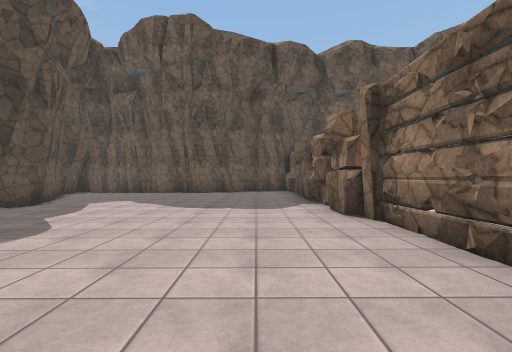
View 1 (above)

14 first-person views from a walk through a scene from a Unity 3-D project. The camera is 1.3 m above the floor, looks level and sees 85° across. Doors are open. The floor is counted in squares, 2 m on a side. Each view is taken from the middle of a square. On the plan, view 1 faces up. The plan holds only what a view shows up to about 9 squares ahead; the rest is blank. The place goes on beyond the plan. The player is left out. Some surface patterns are stand-ins.

View 2
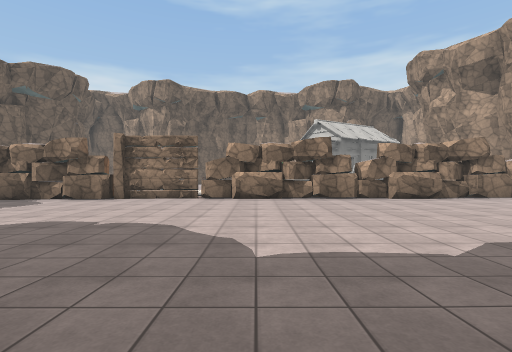

View 3
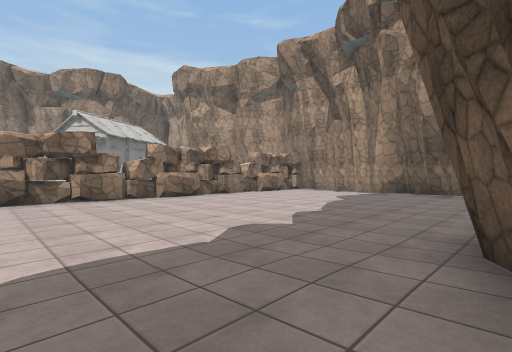

View 4
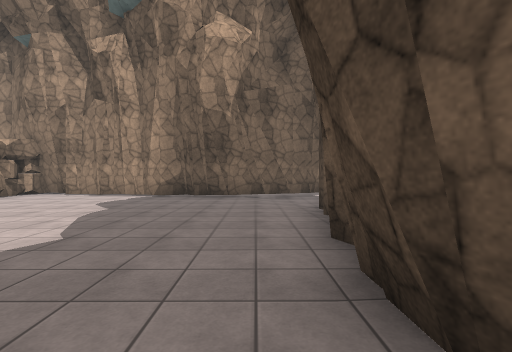

View 5
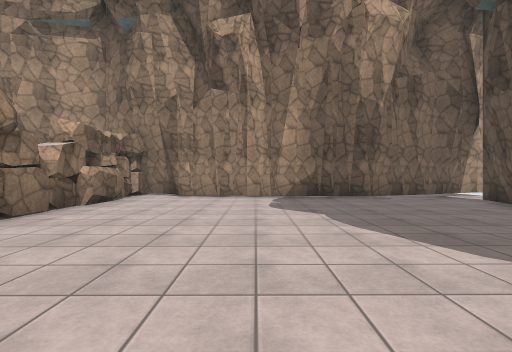

View 6
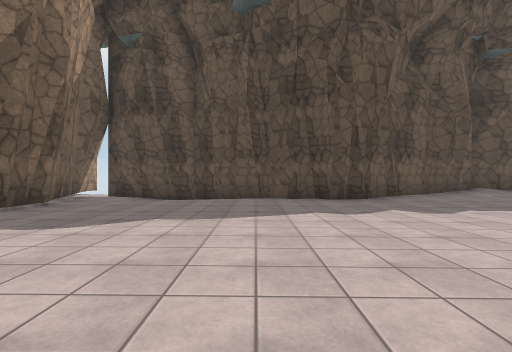

View 7
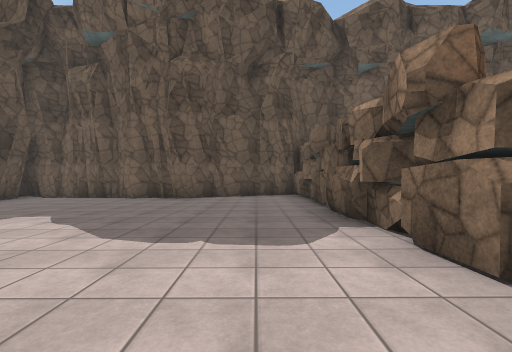

View 8
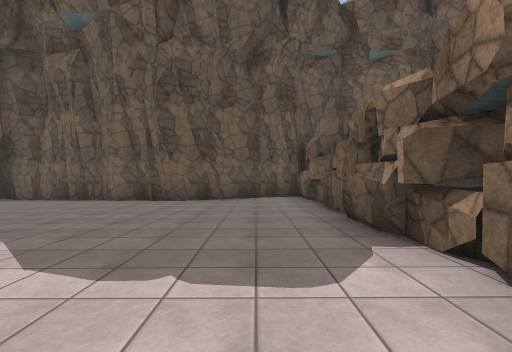

View 9
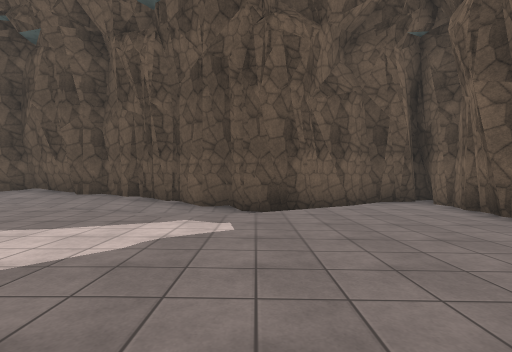

View 10
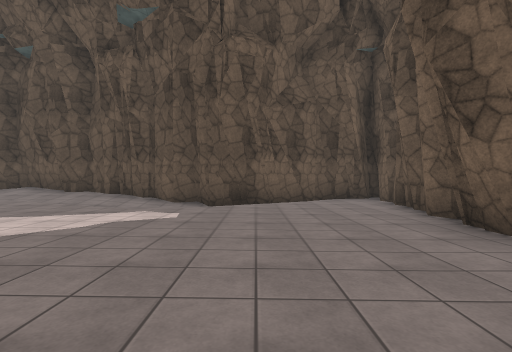

View 11
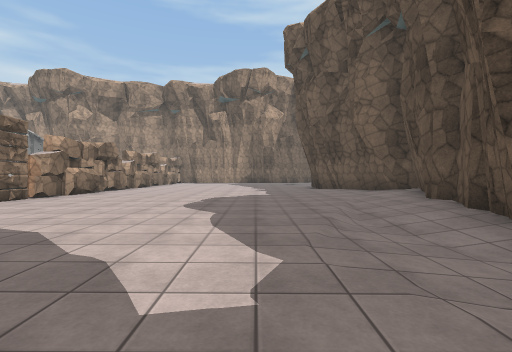

View 12
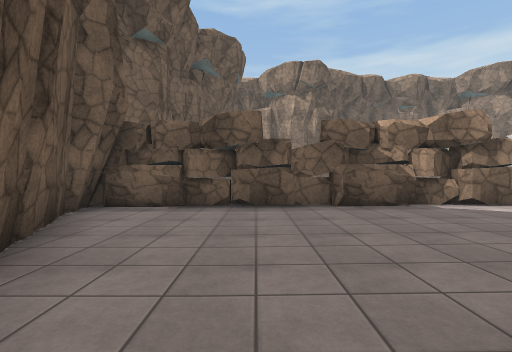

View 13
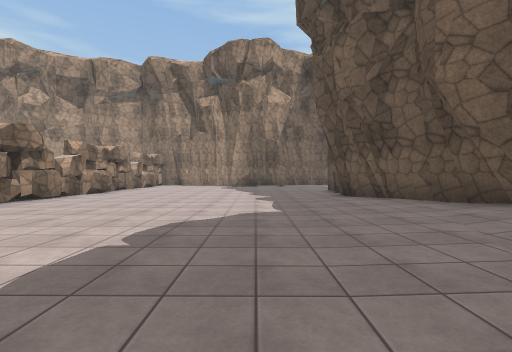

View 14
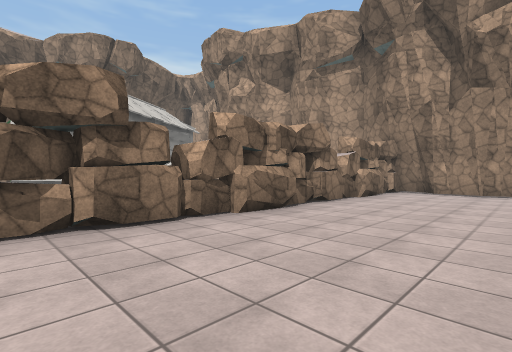

### Floor plan
Key: @ floor where view 1 was taken; # wall or solid block; . main floor; : floor 0.25 m higher than the main floor; - floor 0.25 m lower than the main floor; / step, stairs or slope; D open door.
Columns run from 8 left of view 1 to 2 right of it. Each row starts with its distance up from view 1.
 13 ##### #####
 12 #---###...#
 11 #------...#
 10 ##-----...#
  9  #/--.....#
  8  #/.......#
  7  #--......#
  6  #-/......#
  5  #//......#
  4 ##/.......#
  3 #//.......#
  2 D/........#
  1 D/........#
  0 #:......@.#
 -1 ##........#
 -2  #........#
 -3  #........#
 -4  #........#
 -5  #........#
 -6  #........#
 -7  #........#
 -8 ##........#
 -9 #.........#
-10 #.........#
-11 #.######..#
-12 ###    ####

Positions as (right, up) in squares from view 1, and headings:
1: (0, 0), facing up
2: (-7, 0), facing right
3: (-7, 0), facing down-right
4: (-6, -2), facing down
5: (-2, -3), facing down
6: (1, -6), facing left
7: (0, 3), facing up
8: (0, 4), facing up
9: (0, 8), facing left
10: (1, 9), facing left
11: (-4, 9), facing down
12: (-4, 10), facing right
13: (-4, 5), facing down
14: (-2, -1), facing down-right
